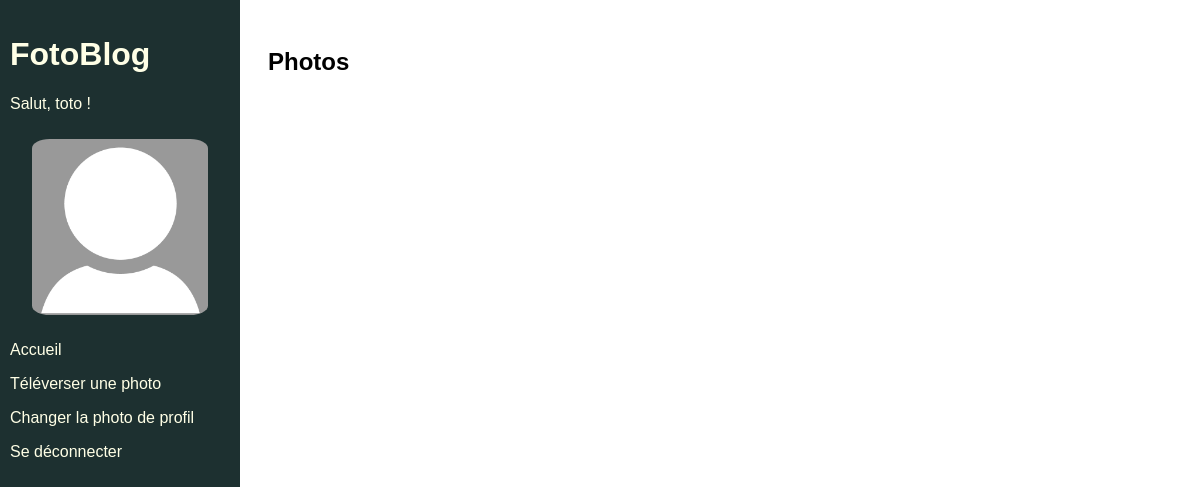
The app's page /home/ (signed in), older data.
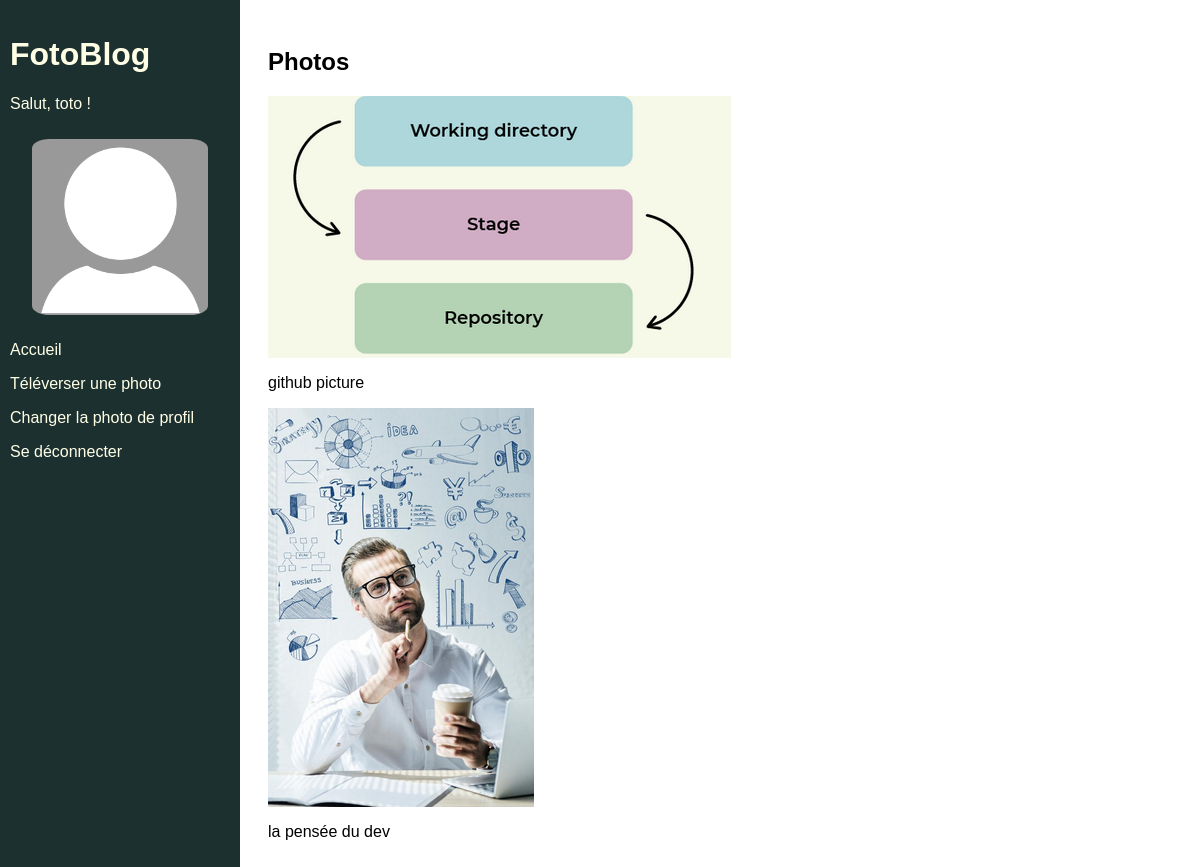
The same page, newer data.
### authentication/models.py (models this page shows)
class User(AbstractUser):
    CREATOR = "CREATOR"
    SUBSCRIBER = "SUBSCRIBER"
    ROLE_CHOICES = (
        (CREATOR, "Créateur"),
        (SUBSCRIBER, "Abonné")
    )
    profile_photo = models.ImageField()
    role = models.CharField(max_length=30, choices=ROLE_CHOICES)

### blog/models.py (models this page shows)
class Photo(models.Model):
    image = models.ImageField()
    caption = models.CharField(max_length=128, blank=True)
    uploader = models.ForeignKey(settings.AUTH_USER_MODEL, on_delete = models.CASCADE)
    date_created = models.DateTimeField(auto_now_add=True)

### blog/views.py (the view)
# urls.py: 2. Add a URL to urlpatterns:  path('', views.home, name='home')
@login_required
def home(request):
    photos = models.Photo.objects.all()
    return render(request, 'blog/home.html', context={'photos': photos})

### blog/templates/blog/home.html
{% extends 'base.html' %}
{% block content %}
    <h2>Photos</h2>
    {% for photo in photos %}
        <img src="{{ photo.image.url }}">
        <p>{{ photo.caption }}</p>
    {% endfor %}
{% endblock content %}

### templates/base.html (shortened to what this page needs)
{% load static %}
<html>
    <head>
        <link rel="stylesheet" href="{% static 'app.css' %}">
    </head>
    <body>
        <div class="sidebar">
            <h1>FotoBlog</h1>
            {% if user.is_authenticated %}
                <p>Salut, {{ user }} !</p>
                {% if user.profile_photo %}
                    <img class="avatar" src={{ user.profile_photo.url }}>
                {% else %}
                    <img class="avatar" src="{% static 'images/default_profile.png'%}">
                {% endif %}
                <p><a href="{% url 'home' %}">Accueil</a></p>
                <p><a href="{% url 'photo_upload' %}">Téléverser une photo</a></p>
                <p><a href="{% url 'upload_profile_photo' %}">Changer la photo de profil</a></p>
                <p><a href="{% url 'logout' %}">Se déconnecter</a></p>
            {% endif %}
        </div>
        <div class="main">
            {% block content %}{% endblock content %}
        </div>
    </body>
</html>

### static/app.css (style rules this page uses)
html { font-family: Arial; }
.sidebar { height: 100%; width: 220px; position: fixed; z-index: 1; top: 0; left: 0; background-color: #1d3030; color: #ffffe6; overflow-x: hidden; padding-top: 15px; padding-left: 10px; padding-right: 10px; }
.sidebar a { text-decoration: none; color: #ffffe6; display: block; }
.main { margin-left: 240px; padding: 20px; }
.avatar { width: 80%; border-radius: 10%; display: block; margin: auto; padding-top: 10px; padding-bottom: 10px; }

Row changes from the older to the newer data that the page shows:
added Photo: image (picture), caption "github picture"
added Photo: image (picture), caption "la pensée du dev"
